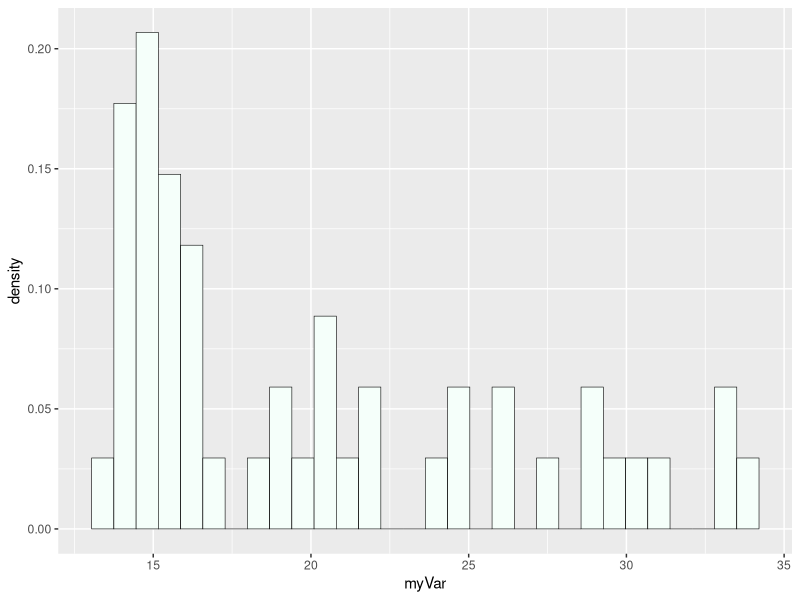
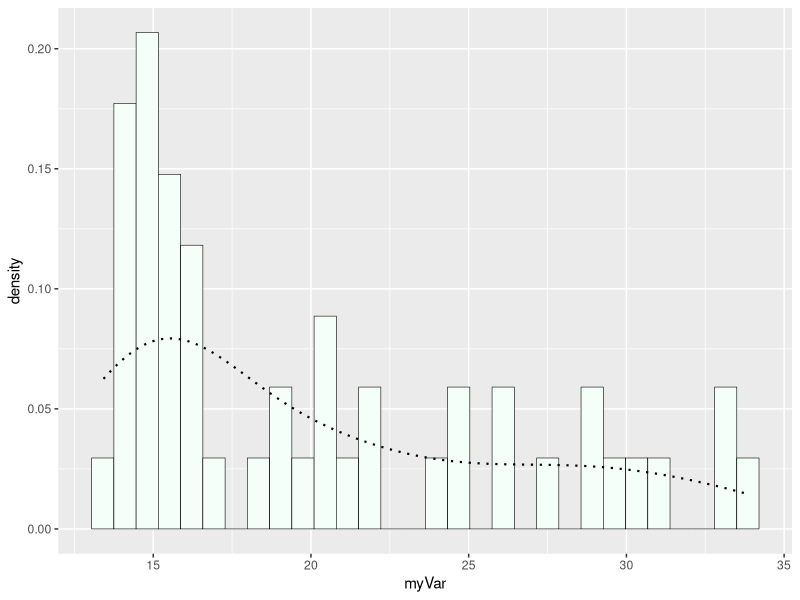
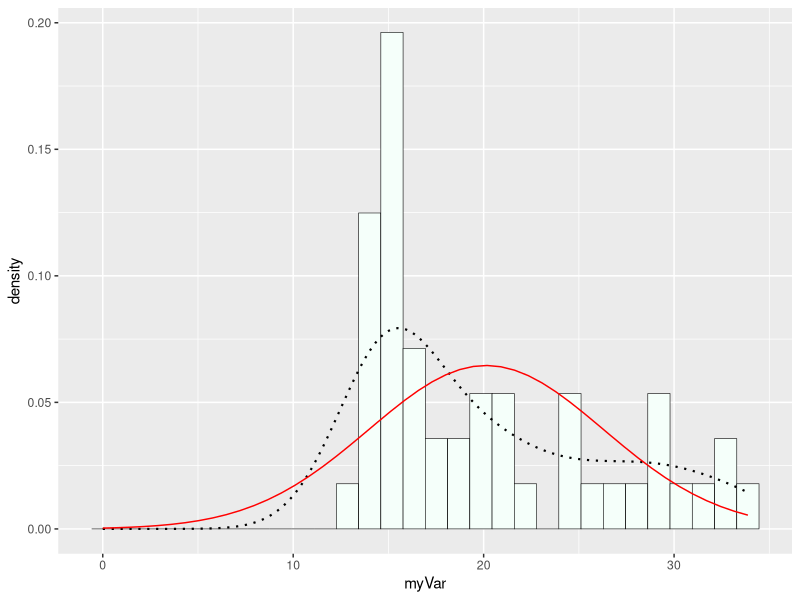
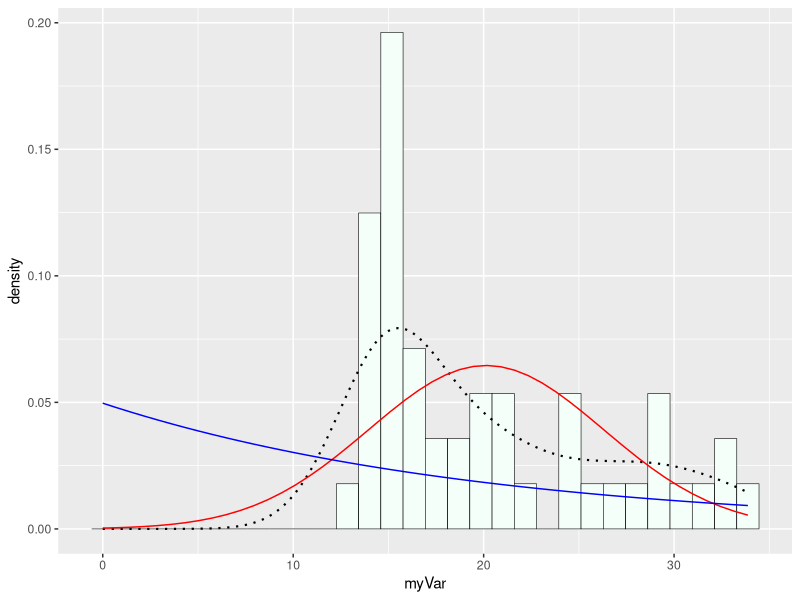
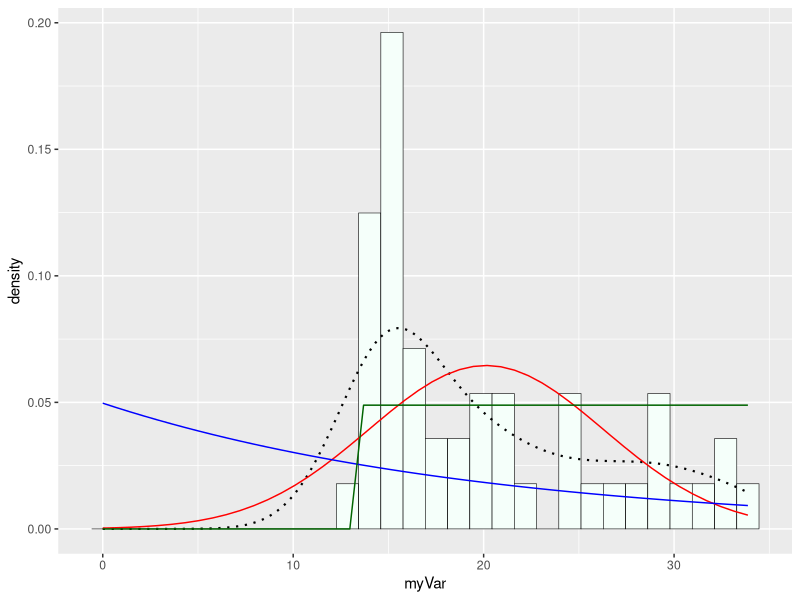
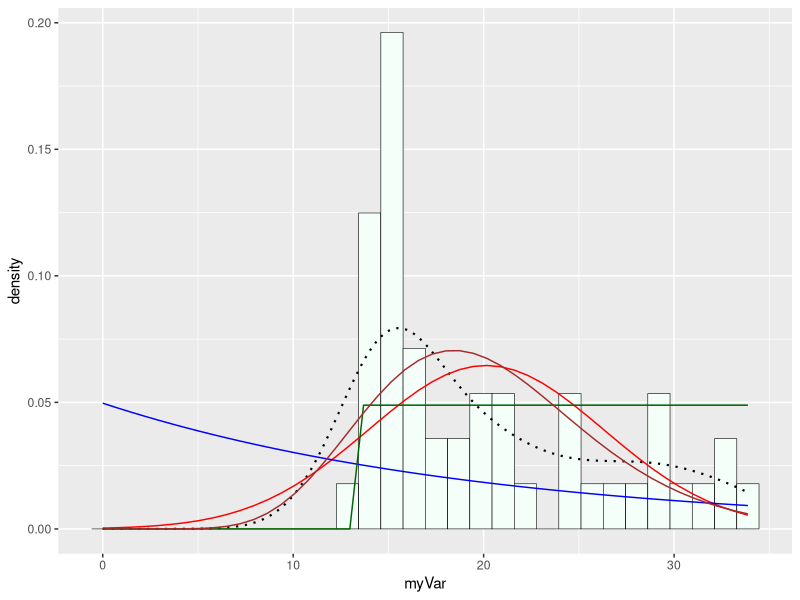
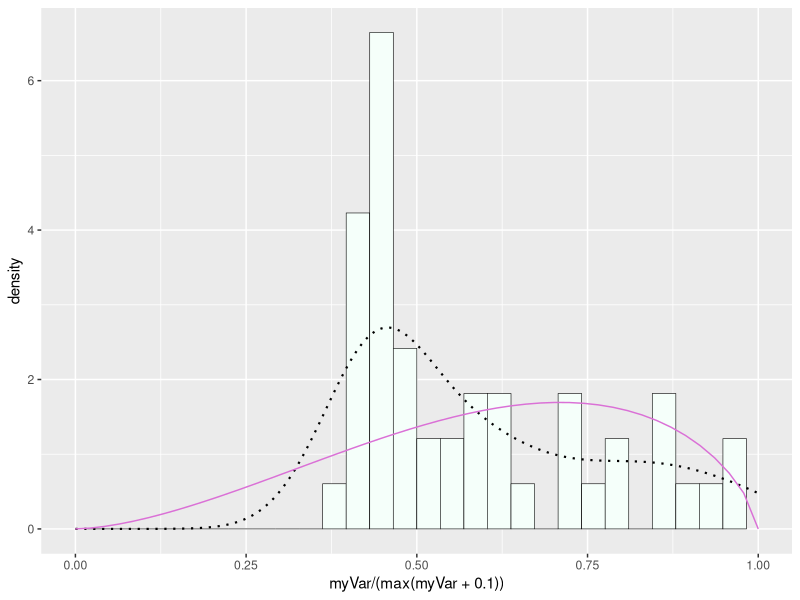
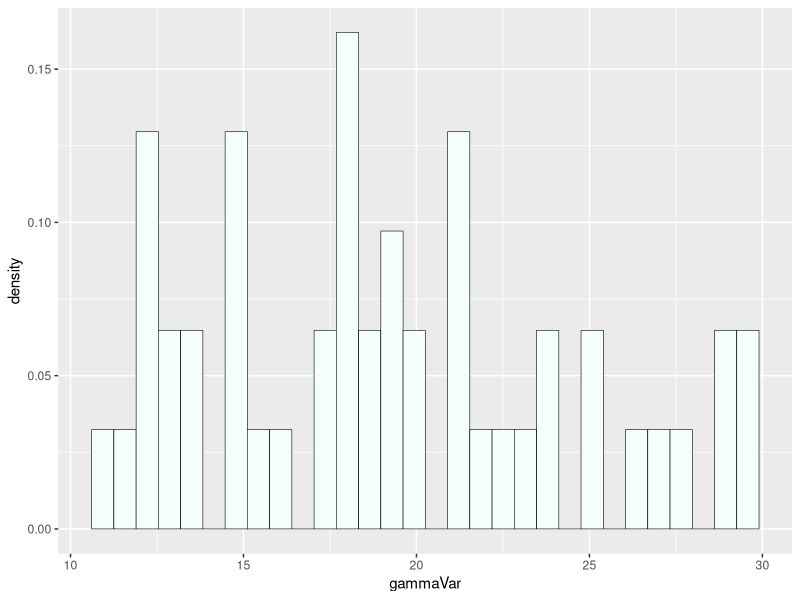

Source code (R) for these figures, in order:
## ---- chunk 1
knitr::opts_chunk$set(echo = TRUE)
## ---- chunk 2
set.seed(03142018)
library(ggplot2) # for graphics
library(MASS) # for maximum likelihood estimation
## ---- chunk 3
# quick and dirty, a truncated normal distribution to work on the solution set
# z <- rnorm(n=3000,mean=0.2)
# z <- data.frame(1:3000,z)
# names(z) <- list("ID","myVar")
# z <- z[z$myVar>0,]
# str(z)
# summary(z$myVar)
## ---- chunk 4
z <- read.table("hw6data.csv",header=TRUE,sep=",", stringsAsFactors=FALSE)
names(z) <- list("ID","myVar")
str(z)
z <- z[-49,] #outlier removal
str(z)
summary(z)
## ---- chunk 5
p1 <- ggplot(data=z, aes(x=myVar, y=..density..)) +
  geom_histogram(color="black",fill="mintcream",size=0.2) 
print(p1)
## ---- chunk 6
p1 <-  p1 +  geom_density(linetype="dotted",size=0.75)
print(p1)
## ---- chunk 7
normPars <- fitdistr(z$myVar,"normal")
print(normPars)
str(normPars)
normPars$estimate["mean"] # note structure of getting a named attribute
## ---- chunk 8
meanML <- normPars$estimate["mean"]
sdML <- normPars$estimate["sd"]

xval <- seq(0,max(z$myVar),len=length(z$myVar))

 stat <- stat_function(aes(x = xval, y = ..y..), fun = dnorm, colour="red", n = length(z$myVar), args = list(mean = meanML, sd = sdML))
 p1 + stat
## ---- chunk 9
expoPars <- fitdistr(z$myVar,"exponential")
rateML <- expoPars$estimate["rate"]

stat2 <- stat_function(aes(x = xval, y = ..y..), fun = dexp, colour="blue", n = length(z$myVar), args = list(rate=rateML))
 p1 + stat + stat2
## ---- chunk 10
stat3 <- stat_function(aes(x = xval, y = ..y..), fun = dunif, colour="darkgreen", n = length(z$myVar), args = list(min=min(z$myVar), max=max(z$myVar)))
 p1 + stat + stat2 + stat3
## ---- chunk 11
gammaPars <- fitdistr(z$myVar,"gamma")
shapeML <- gammaPars$estimate["shape"]
rateML <- gammaPars$estimate["rate"]

stat4 <- stat_function(aes(x = xval, y = ..y..), fun = dgamma, colour="brown", n = length(z$myVar), args = list(shape=shapeML, rate=rateML))
 p1 + stat + stat2 + stat3 + stat4
## ---- chunk 12
pSpecial <- ggplot(data=z, aes(x=myVar/(max(myVar + 0.1)), y=..density..)) +
  geom_histogram(color="black",fill="mintcream",size=0.2) + 
  xlim(c(0,1)) +
  geom_density(size=0.75,linetype="dotted")

betaPars <- fitdistr(x=z$myVar/max(z$myVar + 0.1),start=list(shape1=1,shape2=2),"beta")
shape1ML <- betaPars$estimate["shape1"]
shape2ML <- betaPars$estimate["shape2"]

statSpecial <- stat_function(aes(x = xval, y = ..y..), fun = dbeta, colour="orchid", n = length(z$myVar), args = list(shape1=shape1ML,shape2=shape2ML))
pSpecial + statSpecial
## ---- chunk 13
gammaPars <- fitdistr(z$myVar,"gamma")
shapeML <- gammaPars$estimate["shape"]
rateML <- gammaPars$estimate["rate"]
gammaID <- seq(from=1, to=length(z$myVar), by=1)
gammaVar <- rgamma(length(gammaID), shape = shapeML, rate = rateML)
gammaData <- as.data.frame(gammaID)
gammaData <- cbind(gammaData, gammaVar)
## ---- chunk 14
gamma1 <- ggplot(data=gammaData, aes(x=gammaVar, y=..density..)) +
  geom_histogram(color="black",fill="mintcream",size=0.2) 
print(gamma1)
## ---- chunk 15
gamma1 <-  gamma1 +  geom_density(linetype="dotted",size=0.75)
print(gamma1)
## ---- chunk 16
p1 <- ggplot(data=z, aes(x=myVar, y=..density..)) +
  geom_histogram(color="black",fill="mintcream",size=0.2)
p1 <-  p1 +  geom_density(linetype="dotted",size=0.75)
print(p1)
